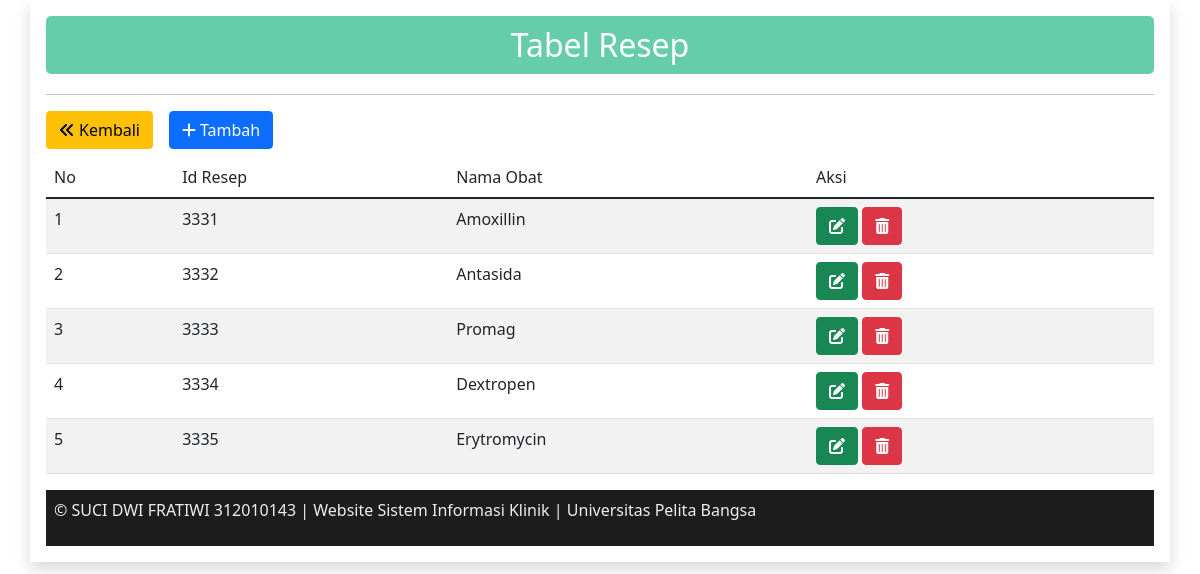
Screenshot of /resep/resep.php (signed in) with the database file from the repository.
### tables this page shows
CREATE TABLE `resep_obat` (
  `id_resep` int(11) NOT NULL,
  `id_berobat` int(11) DEFAULT NULL,
  `id_obat` int(5) DEFAULT NULL
);

CREATE TABLE `obat` (
  `id_obat` int(5) NOT NULL,
  `nama_obat` varchar(100) DEFAULT NULL
);

### resep/resep.php (the view, shortened to what this page needs)
<!DOCTYPE html>
<html lang="en">
<head>
	<link rel="stylesheet" href="../css/bootstrap.min.css" />
	<link rel="stylesheet" href="../fontawesome/fontawesome/css/all.css" />
</head>
<body>
<div class="container shadow p-3">
	<header>
		<h2 align="center" class="hero text-white">Tabel Resep</h2>
	</header>
	<hr>
	<div class="btn-toolbar mb-2 mb-md-10">
		<a class="btn btn-warning me-3" href="../data.php" role="button"><i class="fa-solid fa-angles-left me-1"></i>Kembali</a>
		<a class="btn btn-primary" href="resep_tambah.php" role="button"><i class="fa-solid fa-plus me-1"></i>Tambah</a>
	</div>
	<div class="table-responsive">
    <table class="table table-striped table-hover">
        <thead>
            <tr>
                <td>No</td>
				<td>Id Resep</td>
				<td>Nama Obat</td>
				<td>Aksi</td>
            </tr>
        </thead>
		<?php
        require "../koneksi.php";
        $no = 1;
        $query = mysqli_query($conn, 'SELECT nama_obat, id_resep FROM obat INNER JOIN resep_obat ON obat.id_obat = resep_obat.id_obat');
        while ($data = mysqli_fetch_array($query)) {
        ?>
            <tr>
                <td><?php echo $no++ ?></td>
				<td><?php echo $data['id_resep'] ?></td>
				<td><?php echo $data['nama_obat'] ?></td>
				<td>
					<a class="btn btn-success" href="resep_ubah.php?id=<?= $data['id_resep'];?>" role="button"><i class="fa-solid fa-pen-to-square"></i></a>
					<a class="btn btn-danger" href="hapus.php?id=<?= $data['id_resep'];?>" role="button"><i class="fa-solid fa-trash-can"></i></a>
				</td>
            </tr>
        <?php } ?>
    </table>
	</div>
	<?php require "../footer.php";?>
</div>
</body>
</html>

### resep/resep.php (style rules this page uses)
.hero { background-color: #66CDAA; border-radius: 5px; padding: 10px 23px; margin-bottom: 20px; }

### rows the page displays
resep_obat: id_resep "3331", id_obat.nama_obat "Amoxillin"
resep_obat: id_resep "3332", id_obat.nama_obat "Antasida"
resep_obat: id_resep "3333", id_obat.nama_obat "Promag"
resep_obat: id_resep "3334", id_obat.nama_obat "Dextropen"
resep_obat: id_resep "3335", id_obat.nama_obat "Erytromycin"
